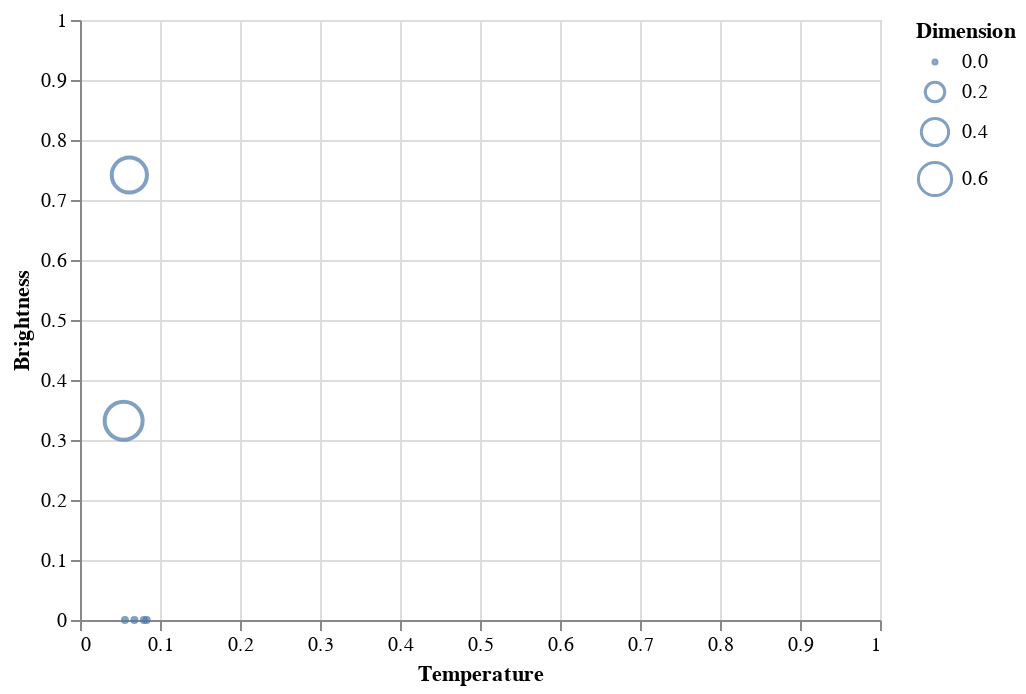

Source (notebook cell):
### Code cell
data = dataset[dataset['Spectral_Class'] == 'K']
data

alt.Chart(data).mark_point().encode( 
    
    x = alt.X('Temperature',
         scale = alt.Scale(domain = (min(dataset.Temperature), max(dataset.Temperature))),
         axis = alt.Axis(format='K', title='Temperature')
         ),
    
    y = alt.Y('L',
         scale = alt.Scale(domain = (min(dataset.L), max(dataset.L))),
         axis = alt.Axis(format='K', title='Brightness')
         ),
    
    size = alt.Size('R', legend = alt.Legend(title = 'Dimension'))
)

### Figure 1 — Vega-Lite specification as saved in the notebook (floating-point values rounded to 4 significant figures)
{"config": {"view": {"continuousWidth": 400, "continuousHeight": 300}}, "data": {"name": "data-3334b7008606702876cecb4e0b2dd369"}, "mark": "point", "encoding": {"size": {"type": "quantitative", "field": "R", "legend": {"title": "Dimension"}}, "x": {"type": "quantitative", "axis": {"format": "K", "title": "Temperature"}, "field": "Temperature", "scale": {"domain": [0.0, 1.0]}}, "y": {"type": "quantitative", "axis": {"format": "K", "title": "Brightness"}, "field": "L", "scale": {"domain": [0.0, 1.0]}}}, "$schema": "https://vega.github.io/schema/vega-lite/v4.8.1.json", "datasets": {"data-3334b7008606702876cecb4e0b2dd369": [{"Temperature": 0.06797, "L": 1.8e-07, "R": 0.0004396, "A_M": 0.5762, "Color": "Yellowish", "Spectral_Class": "K", "Type": "Main Sequence"}, {"Temperature": 0.05617, "L": 9.997e-08, "R": 0.0004037, "A_M": 0.5675, "Color": "Yellowish", "Spectral_Class": "K", "Type": "Main Sequence"}, {"Temperature": 0.0799, "L": 4.202e-07, "R": 0.0005756, "A_M": 0.5222, "Color": "Yellowish", "Spectral_Class": "K", "Type": "Main Sequence"}, {"Temperature": 0.08337, "L": 7.416e-07, "R": 0.0004453, "A_M": 0.5191, "Color": "Orange", "Spectral_Class": "K", "Type": "Main Sequence"}, {"Temperature": 0.05454, "L": 0.332, "R": 0.7873, "A_M": 0.01657, "Color": "Red", "Spectral_Class": "K", "Type": "Hyper Giants"}, {"Temperature": 0.06169, "L": 0.7417, "R": 0.6749, "A_M": 0.08505, "Color": "Orange", "Spectral_Class": "K", "Type": "Hyper Giants"}]}}
